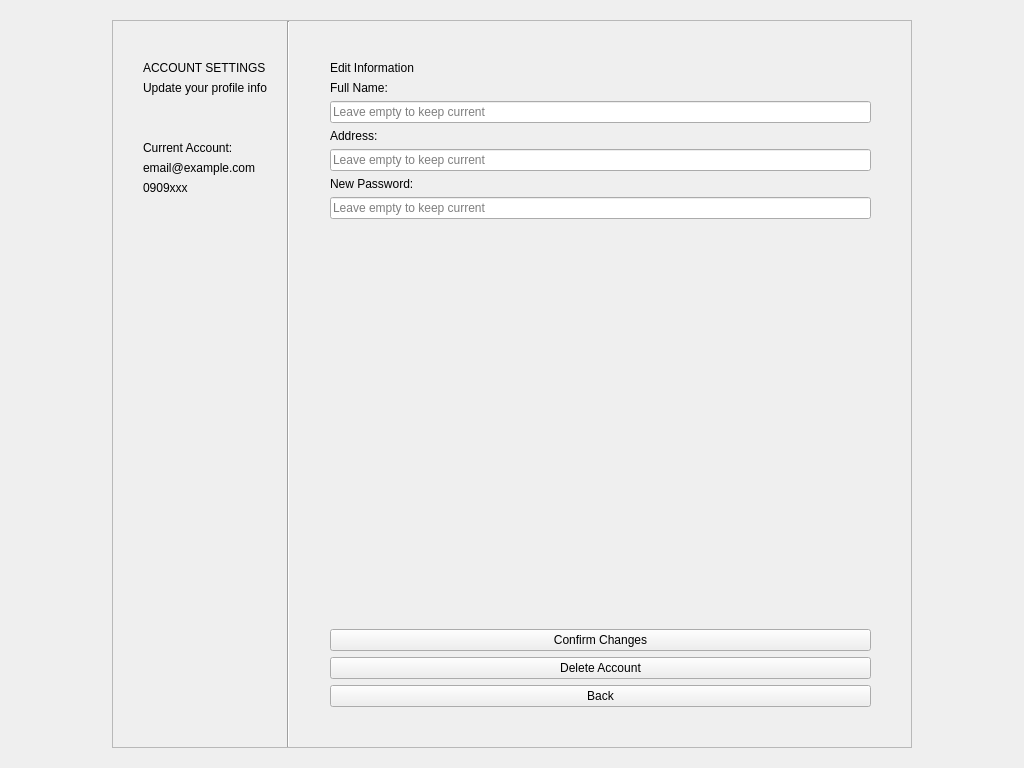
<?xml version="1.0" encoding="UTF-8"?>
<ui version="4.0">
 <class>AccountSettingsWidget</class>
 <widget class="QWidget" name="AccountSettingsWidget">
  <property name="geometry">
   <rect>
    <x>0</x>
    <y>0</y>
    <width>1024</width>
    <height>768</height>
   </rect>
  </property>
  <layout class="QVBoxLayout" name="verticalLayout_Main">
   <item>
    <widget class="QWidget" name="centerContainer" native="true">
     <layout class="QHBoxLayout" name="horizontalLayout_Center">
      <item>
       <spacer name="horizontalSpacer_L">
        <property name="orientation">
         <enum>Qt::Horizontal</enum>
        </property>
        <property name="sizeHint" stdset="0">
         <size>
          <width>40</width>
          <height>20</height>
         </size>
        </property>
       </spacer>
      </item>
      <item>
       <widget class="QFrame" name="mainCard">
        <property name="minimumSize">
         <size>
          <width>800</width>
          <height>550</height>
         </size>
        </property>
        <property name="frameShape">
         <enum>QFrame::StyledPanel</enum>
        </property>
        <layout class="QHBoxLayout" name="horizontalLayout_Card">
         <property name="spacing">
          <number>0</number>
         </property>
         <property name="leftMargin">
          <number>0</number>
         </property>
         <property name="topMargin">
          <number>0</number>
         </property>
         <property name="rightMargin">
          <number>0</number>
         </property>
         <property name="bottomMargin">
          <number>0</number>
         </property>
         <item>
          <widget class="QWidget" name="leftSide" native="true">
           <layout class="QVBoxLayout" name="verticalLayout_Left">
            <property name="leftMargin">
             <number>30</number>
            </property>
            <property name="topMargin">
             <number>40</number>
            </property>
            <property name="rightMargin">
             <number>20</number>
            </property>
            <property name="bottomMargin">
             <number>30</number>
            </property>
            <item>
             <widget class="QLabel" name="lblTitle">
              <property name="text">
               <string>ACCOUNT SETTINGS</string>
              </property>
             </widget>
            </item>
            <item>
             <widget class="QLabel" name="lblSubtitle">
              <property name="text">
               <string>Update your profile info</string>
              </property>
             </widget>
            </item>
            <item>
             <spacer name="vSpacer1">
              <property name="orientation">
               <enum>Qt::Vertical</enum>
              </property>
              <property name="sizeType">
               <enum>QSizePolicy::Fixed</enum>
              </property>
              <property name="sizeHint" stdset="0">
               <size>
                <width>20</width>
                <height>40</height>
               </size>
              </property>
             </spacer>
            </item>
            <item>
             <widget class="QLabel" name="lblCurrentInfoTitle">
              <property name="text">
               <string>Current Account:</string>
              </property>
             </widget>
            </item>
            <item>
             <widget class="QLabel" name="lblCurrentEmail">
              <property name="text">
               <string>email@example.com</string>
              </property>
             </widget>
            </item>
            <item>
             <widget class="QLabel" name="lblCurrentPhone">
              <property name="text">
               <string>0909xxx</string>
              </property>
             </widget>
            </item>
            <item>
             <spacer name="verticalSpacer">
              <property name="orientation">
               <enum>Qt::Vertical</enum>
              </property>
              <property name="sizeHint" stdset="0">
               <size>
                <width>20</width>
                <height>40</height>
               </size>
              </property>
             </spacer>
            </item>
           </layout>
          </widget>
         </item>
         <item>
          <widget class="Line" name="lineSeparator">
           <property name="orientation">
            <enum>Qt::Vertical</enum>
           </property>
          </widget>
         </item>
         <item>
          <widget class="QWidget" name="rightSide" native="true">
           <layout class="QVBoxLayout" name="verticalLayout_Right">
            <property name="leftMargin">
             <number>40</number>
            </property>
            <property name="topMargin">
             <number>40</number>
            </property>
            <property name="rightMargin">
             <number>40</number>
            </property>
            <property name="bottomMargin">
             <number>40</number>
            </property>

            <item>
             <widget class="QLabel" name="lblEditInfo"><property name="text"><string>Edit Information</string></property></widget>
            </item>

            <item><widget class="QLabel" name="l1"><property name="text"><string>Full Name:</string></property></widget></item>
            <item>
             <widget class="QLineEdit" name="txtFullName">
              <property name="placeholderText"><string>Leave empty to keep current</string></property>
             </widget>
            </item>

            <item><widget class="QLabel" name="l2"><property name="text"><string>Address:</string></property></widget></item>
            <item>
             <widget class="QLineEdit" name="txtAddress">
              <property name="placeholderText"><string>Leave empty to keep current</string></property>
             </widget>
            </item>

            <item><widget class="QLabel" name="l3"><property name="text"><string>New Password:</string></property></widget></item>
            <item>
             <widget class="QLineEdit" name="txtPassword">
              <property name="placeholderText"><string>Leave empty to keep current</string></property>
              <property name="echoMode"><enum>QLineEdit::Password</enum></property>
             </widget>
            </item>

            <item>
             <spacer name="vSpacer2">
              <property name="orientation"><enum>Qt::Vertical</enum></property>
              <property name="sizeHint" stdset="0"><size><width>20</width><height>20</height></size></property>
             </spacer>
            </item>

            <item>
             <widget class="QPushButton" name="btnConfirm">
              <property name="text"><string>Confirm Changes</string></property>
             </widget>
            </item>

            <item>
             <widget class="QPushButton" name="btnDelete">
              <property name="text"><string>Delete Account</string></property>
             </widget>
            </item>

            <item>
             <widget class="QPushButton" name="btnBack">
              <property name="text"><string>Back</string></property>
             </widget>
            </item>
           </layout>
          </widget>
         </item>
        </layout>
       </widget>
      </item>
      <item>
       <spacer name="horizontalSpacer_R">
        <property name="orientation">
         <enum>Qt::Horizontal</enum>
        </property>
        <property name="sizeHint" stdset="0">
         <size>
          <width>40</width>
          <height>20</height>
         </size>
        </property>
       </spacer>
      </item>
     </layout>
    </widget>
   </item>
  </layout>
 </widget>
</ui>
